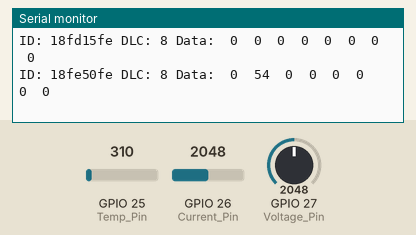
Bench run of a sketch on a simulated ESP32. Shown: the last lines printed to the serial monitor. Inputs (shaded band) come from the test bench; at power-on: GPIO 25 (Temp_Pin) = 310, GPIO 26 (Current_Pin) = 2048, GPIO 27 (Voltage_Pin) = 2048. No CAN messages arrive unless stated.

Above: at 2.2 s.
2.3 s: GPIO 25 (Temp_Pin) set to 372
At 3.6 s:
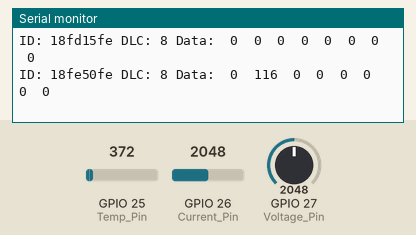
3.8 s: GPIO 26 (Current_Pin) set to 2866
At 4.4 s:
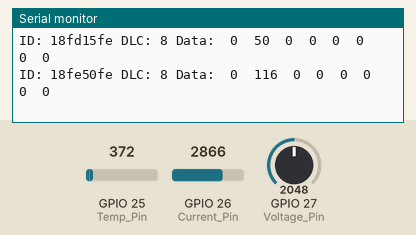
5.3 s: GPIO 27 (Voltage_Pin) set to 2866
At 6.6 s:
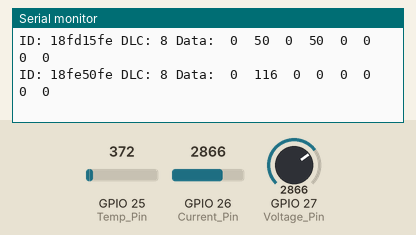
6.8 s: GPIO 25 (Temp_Pin) set to 434
At 7.8 s:
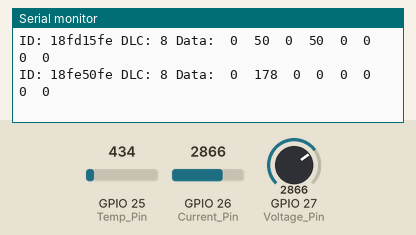
8.3 s: GPIO 26 (Current_Pin) set to 3603
At 9.4 s:
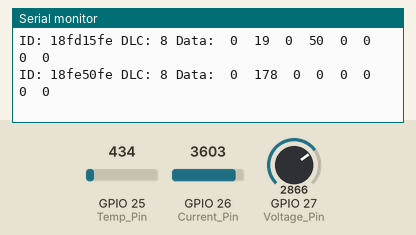
9.8 s: GPIO 27 (Voltage_Pin) set to 3603
At 10.8 s:
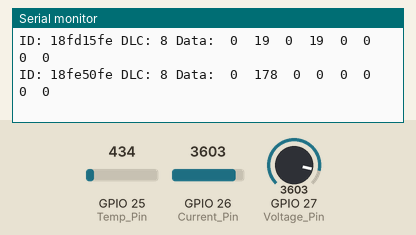
Timing chart, 0 to 12.3 s (numbered marks = the images above; inputs shaded):
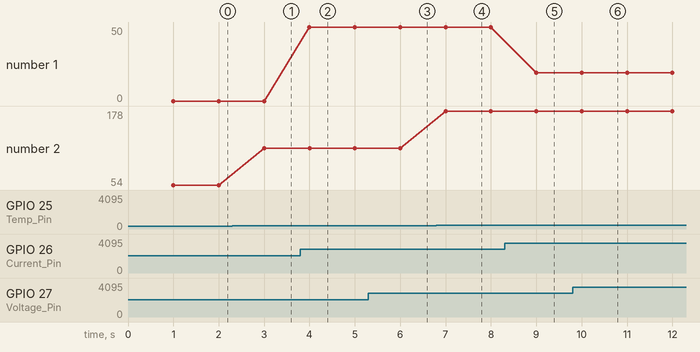

Measured:
- after the input at 2.3 s, the serial monitor: prints a new line after 0.70 s (image 1)
- after the input at 3.8 s, the serial monitor: prints a new line after 0.20 s (image 2)
- after the input at 5.3 s, the serial monitor: prints a new line after 0.70 s (image 3)
- after the input at 6.8 s, the serial monitor: prints a new line after 0.20 s (image 4)
- after the input at 8.3 s, the serial monitor: prints a new line after 0.70 s (image 5)
- after the input at 9.8 s, the serial monitor: prints a new line after 0.20 s (image 6)
- plotted number 1: 50 → 19 after the input at 8.3 s
- plotted number 2: 54 → 116 after the input at 2.3 s, 116 → 178 after the input at 6.8 s

The sketch:

Battery_to_chargecontroller.ino
```cpp
#include "driver/gpio.h"
#include "freertos/FreeRTOS.h"
#include "freertos/task.h"
#include "stdio.h"
#include "stdlib.h"
#include "driver/twai.h"
#include "SD.h"
#include "SPI.h"
#include "FS.h"

#define RX_PIN 21
#define TX_PIN 22

#define Voltage_Pin 27
#define Current_Pin 26
#define Temp_Pin 25

long int prevMillis = 0;
long int prevMillis2 = 0;

twai_message_t message_battery_current_voltage;
twai_message_t message_battery_temperature_value;

// variable for storing the potentiometer value
uint8_t Voltage_Current_value[8] = {00, 00, 00, 00, 00, 00, 00, 00};
uint8_t Temperature_value[8] = {00, 00, 00, 00, 00, 00, 00, 00};

uint8_t I_potensio = 0;
uint8_t V_potensio = 0;
uint8_t T_potensio = 0;


void twai_setup_and_install(){
  //Initialize configuration structures using macro initializers
  twai_general_config_t g_config = TWAI_GENERAL_CONFIG_DEFAULT((gpio_num_t)TX_PIN, (gpio_num_t)RX_PIN, TWAI_MODE_NORMAL);
  twai_timing_config_t t_config = TWAI_TIMING_CONFIG_250KBITS();
  twai_filter_config_t f_config = TWAI_FILTER_CONFIG_ACCEPT_ALL();

  // Install TWAI driver
  if (twai_driver_install(&g_config, &t_config, &f_config) == ESP_OK) {
    printf("Driver installed\n");
  } else {
    printf("Failed to install driver\n");
    return;
  }

  // Start TWAI driver
  if (twai_start() == ESP_OK) {
    printf("Driver started\n");
  } else {
    printf("Failed to start driver\n");
    return;
  }
}

void setup() {
  Serial.begin(115200);
  twai_setup_and_install();
  delay(1000);
}


void transmit_message(twai_message_t *message){
  if (twai_transmit(message, pdMS_TO_TICKS(1000)) == ESP_OK) {
    printf("Message queued for transmission\n");
  } else {
    printf("Failed to send message");
  }
}


void new_message(twai_message_t *message, uint32_t id, uint8_t dlc, uint8_t *data){
  message->flags = TWAI_MSG_FLAG_EXTD;
  message->identifier = id;
  message->data_length_code = dlc;

  for (int i = 0; i < dlc; i++) {
    message->data[i] = data[i];
  }

  printf("\nID: %x DLC: %d Data:\t", message->identifier, message->data_length_code);

  for (int i = 0; i < message->data_length_code; i++) {
    printf("%d\t", message->data[i]);
  }

  if (twai_transmit(message, pdMS_TO_TICKS(1000)) == ESP_OK) {
  } else {
    printf("Failed to send message");
  }
}


void loop() {
  long int currentMillis = millis();
  long int currentMillis2 = millis();


  I_potensio = analogRead(Current_Pin);
  V_potensio = analogRead(Voltage_Pin);
  T_potensio = analogRead(Temp_Pin);

  // Extract the most significant and least significant bytes
  uint8_t current_msb = (I_potensio >> 8) & 0xFF;
  uint8_t current_lsb = I_potensio & 0xFF;

  uint8_t voltage_msb = (V_potensio >> 8) & 0xFF;
  uint8_t voltage_lsb = (V_potensio & 0xFF);

  uint8_t temp = T_potensio & 0xFF;

  Voltage_Current_value[2] = current_msb;
  Voltage_Current_value[1] = current_lsb;
  Voltage_Current_value[4] = voltage_msb;
  Voltage_Current_value[3] = voltage_lsb;

  Temperature_value[1] = temp;

  if(currentMillis - prevMillis >= 1000){
    new_message(&message_battery_current_voltage, 0x18FD15FE, 8, Voltage_Current_value);
    // receive_message(&message1);
    prevMillis = currentMillis;
  }

  if(currentMillis2 - prevMillis2 >= 1000){
    new_message(&message_battery_temperature_value, 0x18FE50FE, 8, Temperature_value);
    // receive_message(&message1);
    prevMillis2 = currentMillis2;
  }
}
```
